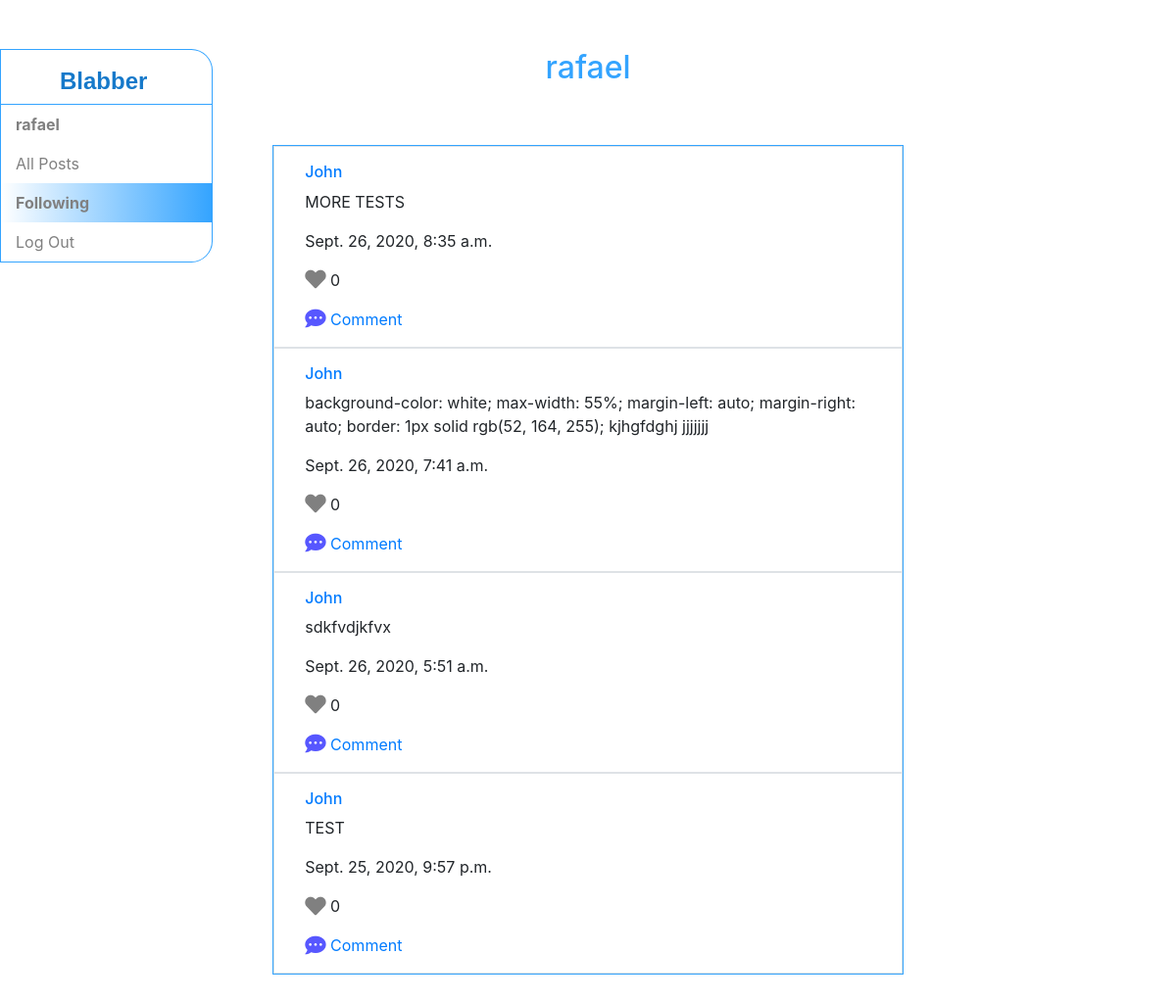
Page /following (signed in) on the committed database.
### network/models.py (models this page shows, shortened)
class User(AbstractUser):
    pass

class Post(models.Model):
    user = models.ForeignKey(User, on_delete = models.CASCADE, related_name="post_user")
    text = models.TextField()
    time = models.DateTimeField(auto_now_add=True)
    likes = models.ForeignKey(Like, null=True, blank=True, on_delete = models.CASCADE, related_name="post_likes")
    comments = models.ManyToManyField(Comment, blank=True, related_name="post_comments")

class Like(models.Model):
    users = models.ManyToManyField(User, related_name="like_users")
    num = models.PositiveIntegerField(default=0)

### network/views.py (the view, shortened to what this page needs)
# urls.py: path("following", views.following, name="following"),
@login_required(redirect_field_name='following', login_url='/login')
def following(request):
    try:
        f = Following.objects.get(user=request.user)
    except Following.DoesNotExist:
        nf = Following(user=request.user)
        nf.save()
    if request.method == 'GET':
        uf = Following.objects.filter(user=request.user).values_list('following', flat=True)
        all_posts = Post.objects.filter(user__id__in=uf).order_by('-time')
        page = request.GET.get('page', 1)
        paginator = Paginator(all_posts, 10)
        try:
            posts = paginator.page(page)
        except PageNotAnInteger:
            posts = paginator.page(1)
        except EmptyPage:
            posts = paginator.page(paginator.num_pages)
        comment_form = CommentForm(initial={'user': request.user})
        return render(request, 'network/following.html', {'posts': posts, 'comment_form': comment_form})

### network/templates/network/following.html (shortened to what this page needs)
{% extends "network/layout.html" %}
{% load static %}
{% block body %}
    {% if user.is_authenticated %}
        <h2>{{ user.username }}</h2>
        <div id="posts">
            {% for post in posts %}
                <div class='row border mx-auto p-3' id="post">
                    <div class="col-sm-12">
                        <h6><a href="{% url 'profile' post.user.id %}">{{ post.user }}</a></h6>
                        <p>{{ post.text }}</p>
                        <p id="time">{{ post.time }}</p>
                        <p>
                            {% if request.user in post.likes.users.all %}
                                <a href="">
                                    <i class="fas fa-heart fa-lg" name="heart" id="{{ post.id }}" style="color:red;"></i>
                                </a>
                            {% else %}
                                <a href="">
                                    <i class="fas fa-heart fa-lg" name="heart" id="{{ post.id }}" style="color:gray;"></i>
                                </a>
                            {% endif %}
                            <span class="num-like" id="{{ post.id }}">{{ post.likes.num }}</span>
                        </p>
                        <a href="" class="comment" id="{{ post.id }}"><i class="fas fa-comment-dots fa-lg" style="color:rgb(87, 87, 255);"></i> Comment</a>
                    </div>
                </div>
            {% endfor %}
        </div>
        <div class='row justify-content-center mx-auto p-3' id='pages'></div>
    </div>
    {% endif %}
{% endblock %}

### network/templates/network/layout.html (shortened to what this page needs)
{% load static %}
<!DOCTYPE html>
<html lang="en">
    <head>
        <link rel="stylesheet" href="https://stackpath.bootstrapcdn.com/bootstrap/4.4.1/css/bootstrap.min.css">
        <link href="{% static 'network/styles.css' %}" rel="stylesheet">
        <link rel="stylesheet" href="https://use.fontawesome.com/releases/v5.14.0/css/solid.css">
        <link rel="stylesheet" href="https://use.fontawesome.com/releases/v5.14.0/css/fontawesome.css">
    </head>
    <body>
        <div class="bd-sidebar border-bottom-0" id="sidebar-wrapper ">
            <nav class ="position-fixed"id="navbar_items">
            <a id="website_title"href="#">Blabber</a>
              <ul class="navbar-nav mr-auto">
                {% if user.is_authenticated %}
                    <li id="username_link" class="nav-item">
                        <a class="nav-link" href="#"><strong>{{ user.username }}</strong></a>
                    </li>
                     <li class="nav-item" id="all_posts_block">
                  <a class="nav-link" id="all_posts_link"href="{% url 'index' %}">All Posts</a>
                </li>
                    <li class="nav-item" id="following_block">
                        <a class="nav-link" id="following_link" href="{% url 'following' %}">Following</a>
                    </li>
                    <li class="nav-item" id="logout_link">
                        <a class="nav-link" href="{% url 'logout' %}">Log Out</a>
                    </li>
                {% endif %}
              </ul>
            </nav>
          </div>
        <div class="container-fluid">
            {% block body %}
            {% endblock %}
    </body>
</html>

### network/static/network/styles.css (style rules this page uses)
#website_title { color: rgb(22, 121, 202); text-align: right; margin-left: 60px; font-weight: bold; font-family: Impact, Haettenschweiler, 'Arial Narrow Bold', sans-serif; font-size: x-large; }
#navbar_items { background-color: white; border-top-right-radius: 10%; border-bottom-right-radius: 10%; padding-top: 14px; border:1px solid rgb(52, 164, 255); margin-left: 0; }
.nav-link { color:grey; width: 200px; padding-left: 10px; margin-left:10px; }
li { padding-left: 5px; }
#logout_link { border-bottom-right-radius: 15px; }
#username_link { border-top: 1px solid rgb(52, 164, 255); margin-top: 5px; }
h2 { color: rgb(52, 164, 255); margin-top: 50px; margin-bottom: 60px; text-align: center; }
#posts { background-color: white; max-width: 55%; margin-left: auto; margin-right: auto; border: 1px solid rgb(52, 164, 255); }

### rows in the picture
User: username "rafael"
Post: user "John", text "MORE TESTS", time "Sept. 26, 2020, 8:35 a.m.", likes.num "0"
Post: user "John", text "background-color: white; max-width: 55%; margin-left: auto; margin-right: auto; border: 1px solid rgb(52, 164, 255); kjhgfdghj jjjjjjj", time "Sept. 26, 2020, 7:41 a.m.", likes.num "0"
Post: user "John", text "sdkfvdjkfvx", time "Sept. 26, 2020, 5:51 a.m.", likes.num "0"
Post: user "John", text "TEST", time "Sept. 25, 2020, 9:57 p.m.", likes.num "0"
